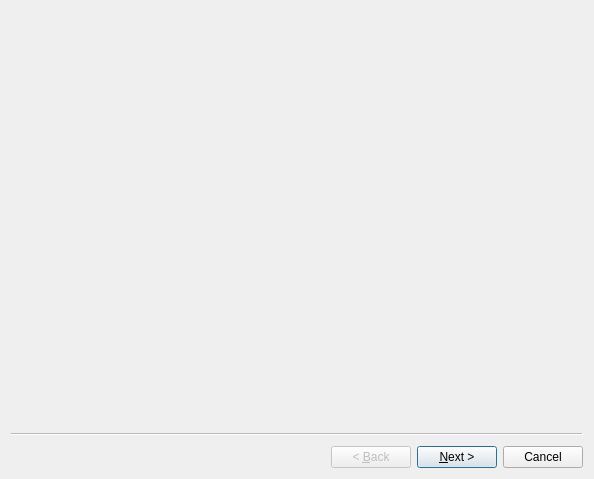
<?xml version="1.0" encoding="UTF-8"?>
<ui version="4.0">
 <class>Wizard</class>
 <widget class="QWizard" name="Wizard">
  <property name="geometry">
   <rect>
    <x>0</x>
    <y>0</y>
    <width>594</width>
    <height>479</height>
   </rect>
  </property>
  <property name="windowTitle">
   <string>Wizard</string>
  </property>
  <widget class="QWizardPage" name="wizardPage1"/>
  <widget class="QWizardPage" name="wizardPage2"/>
 </widget>
 <resources/>
 <connections/>
</ui>
